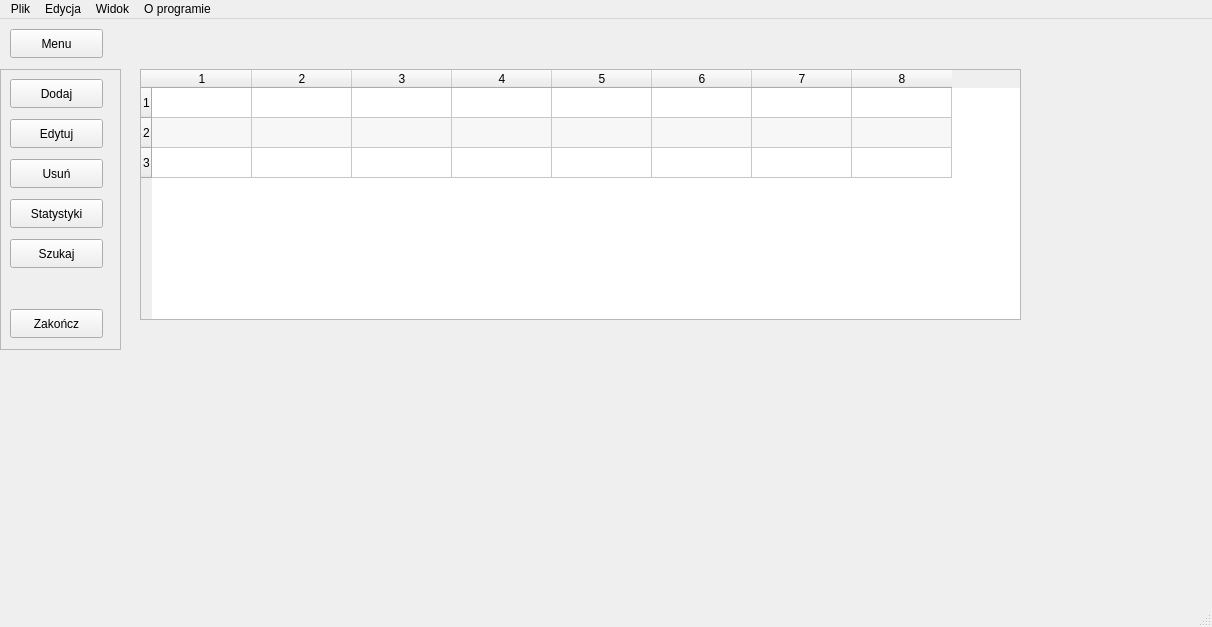
<?xml version="1.0" encoding="UTF-8"?>
<ui version="4.0">
 <class>MainWindow</class>
 <widget class="QMainWindow" name="MainWindow">
  <property name="geometry">
   <rect>
    <x>0</x>
    <y>0</y>
    <width>1212</width>
    <height>627</height>
   </rect>
  </property>
  <property name="windowTitle">
   <string>MainWindow</string>
  </property>
  <widget class="QWidget" name="centralwidget">
   <widget class="QTableWidget" name="tblDelShow">
    <property name="geometry">
     <rect>
      <x>140</x>
      <y>50</y>
      <width>881</width>
      <height>251</height>
     </rect>
    </property>
    <property name="sizePolicy">
     <sizepolicy hsizetype="Fixed" vsizetype="Fixed">
      <horstretch>0</horstretch>
      <verstretch>0</verstretch>
     </sizepolicy>
    </property>
    <property name="alternatingRowColors">
     <bool>true</bool>
    </property>
    <property name="selectionMode">
     <enum>QAbstractItemView::SelectionMode::ExtendedSelection</enum>
    </property>
    <property name="rowCount">
     <number>3</number>
    </property>
    <property name="columnCount">
     <number>8</number>
    </property>
    <attribute name="horizontalHeaderVisible">
     <bool>true</bool>
    </attribute>
    <attribute name="verticalHeaderVisible">
     <bool>true</bool>
    </attribute>
    <row/>
    <row/>
    <row/>
    <column/>
    <column/>
    <column/>
    <column/>
    <column/>
    <column/>
    <column/>
    <column/>
   </widget>
   <widget class="QPushButton" name="pushButton_7">
    <property name="geometry">
     <rect>
      <x>10</x>
      <y>10</y>
      <width>93</width>
      <height>29</height>
     </rect>
    </property>
    <property name="text">
     <string>Menu</string>
    </property>
   </widget>
   <widget class="QFrame" name="frmMenu">
    <property name="geometry">
     <rect>
      <x>0</x>
      <y>50</y>
      <width>121</width>
      <height>281</height>
     </rect>
    </property>
    <property name="frameShape">
     <enum>QFrame::Shape::StyledPanel</enum>
    </property>
    <property name="frameShadow">
     <enum>QFrame::Shadow::Raised</enum>
    </property>
    <widget class="QPushButton" name="pushButton">
     <property name="geometry">
      <rect>
       <x>10</x>
       <y>10</y>
       <width>93</width>
       <height>29</height>
      </rect>
     </property>
     <property name="text">
      <string>Dodaj</string>
     </property>
    </widget>
    <widget class="QPushButton" name="pushButton_2">
     <property name="geometry">
      <rect>
       <x>10</x>
       <y>50</y>
       <width>93</width>
       <height>29</height>
      </rect>
     </property>
     <property name="text">
      <string>Edytuj</string>
     </property>
    </widget>
    <widget class="QPushButton" name="pushButton_3">
     <property name="geometry">
      <rect>
       <x>10</x>
       <y>90</y>
       <width>93</width>
       <height>29</height>
      </rect>
     </property>
     <property name="text">
      <string>Usuń</string>
     </property>
    </widget>
    <widget class="QPushButton" name="pushButton_4">
     <property name="geometry">
      <rect>
       <x>10</x>
       <y>130</y>
       <width>93</width>
       <height>29</height>
      </rect>
     </property>
     <property name="text">
      <string>Statystyki</string>
     </property>
    </widget>
    <widget class="QPushButton" name="pushButton_5">
     <property name="geometry">
      <rect>
       <x>10</x>
       <y>170</y>
       <width>93</width>
       <height>29</height>
      </rect>
     </property>
     <property name="text">
      <string>Szukaj</string>
     </property>
    </widget>
    <widget class="QPushButton" name="pbtExit">
     <property name="geometry">
      <rect>
       <x>10</x>
       <y>240</y>
       <width>93</width>
       <height>29</height>
      </rect>
     </property>
     <property name="text">
      <string>Zakończ</string>
     </property>
    </widget>
   </widget>
  </widget>
  <widget class="QMenuBar" name="menubar">
   <property name="geometry">
    <rect>
     <x>0</x>
     <y>0</y>
     <width>1212</width>
     <height>26</height>
    </rect>
   </property>
   <widget class="QMenu" name="menuPLIK">
    <property name="title">
     <string>Plik</string>
    </property>
    <addaction name="actionNowa_delegacja"/>
    <addaction name="actionEksport_danych"/>
    <addaction name="separator"/>
    <addaction name="actionZako_cz"/>
   </widget>
   <widget class="QMenu" name="menuEdycja">
    <property name="title">
     <string>Edycja</string>
    </property>
    <addaction name="actionEdytuj_delegacj"/>
    <addaction name="actionUsu_delegacj"/>
   </widget>
   <widget class="QMenu" name="menuWidok">
    <property name="title">
     <string>Widok</string>
    </property>
    <addaction name="actionStatystyki"/>
    <addaction name="actionFiltruj"/>
    <addaction name="actionSzukaj"/>
   </widget>
   <widget class="QMenu" name="menuO_programie">
    <property name="title">
     <string>O programie</string>
    </property>
   </widget>
   <addaction name="menuPLIK"/>
   <addaction name="menuEdycja"/>
   <addaction name="menuWidok"/>
   <addaction name="menuO_programie"/>
  </widget>
  <widget class="QStatusBar" name="statusbar"/>
  <action name="actionNowa_delegacja">
   <property name="text">
    <string>Nowa delegacja</string>
   </property>
   <property name="iconText">
    <string>Nowa delegacja</string>
   </property>
  </action>
  <action name="actionEksport_danych">
   <property name="text">
    <string>Eksport danych</string>
   </property>
  </action>
  <action name="actionZako_cz">
   <property name="text">
    <string>Zakończ</string>
   </property>
  </action>
  <action name="actionEdytuj_delegacj">
   <property name="text">
    <string>Edytuj delegację</string>
   </property>
  </action>
  <action name="actionUsu_delegacj">
   <property name="text">
    <string>Usuń delegację</string>
   </property>
  </action>
  <action name="actionStatystyki">
   <property name="text">
    <string>Statystyki</string>
   </property>
  </action>
  <action name="actionFiltruj">
   <property name="text">
    <string>Filtruj</string>
   </property>
  </action>
  <action name="actionSzukaj">
   <property name="text">
    <string>Szukaj</string>
   </property>
  </action>
 </widget>
 <resources/>
 <connections/>
</ui>
